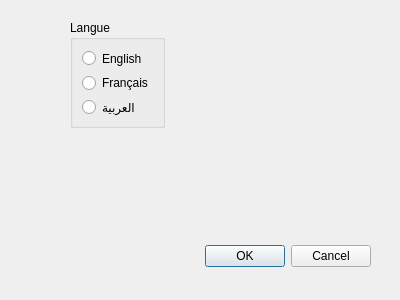
<?xml version="1.0" encoding="UTF-8"?>
<ui version="4.0">
 <class>Options</class>
 <widget class="QDialog" name="Options">
  <property name="geometry">
   <rect>
    <x>0</x>
    <y>0</y>
    <width>400</width>
    <height>300</height>
   </rect>
  </property>
  <property name="windowTitle">
   <string>Dialog</string>
  </property>
  <widget class="QDialogButtonBox" name="buttonBox">
   <property name="geometry">
    <rect>
     <x>30</x>
     <y>240</y>
     <width>341</width>
     <height>32</height>
    </rect>
   </property>
   <property name="orientation">
    <enum>Qt::Horizontal</enum>
   </property>
   <property name="standardButtons">
    <set>QDialogButtonBox::Cancel|QDialogButtonBox::Ok</set>
   </property>
  </widget>
  <widget class="QGroupBox" name="groupBox">
   <property name="geometry">
    <rect>
     <x>70</x>
     <y>20</y>
     <width>95</width>
     <height>108</height>
    </rect>
   </property>
   <property name="title">
    <string>Langue</string>
   </property>
   <layout class="QVBoxLayout" name="verticalLayout">
    <item>
     <widget class="QRadioButton" name="radioButton_2">
      <property name="text">
       <string>English</string>
      </property>
     </widget>
    </item>
    <item>
     <widget class="QRadioButton" name="radioButton">
      <property name="text">
       <string>Français</string>
      </property>
     </widget>
    </item>
    <item>
     <widget class="QRadioButton" name="radioButton_3">
      <property name="text">
       <string>العربية</string>
      </property>
     </widget>
    </item>
   </layout>
  </widget>
 </widget>
 <resources/>
 <connections>
  <connection>
   <sender>buttonBox</sender>
   <signal>accepted()</signal>
   <receiver>Options</receiver>
   <slot>accept()</slot>
   <hints>
    <hint type="sourcelabel">
     <x>248</x>
     <y>254</y>
    </hint>
    <hint type="destinationlabel">
     <x>157</x>
     <y>274</y>
    </hint>
   </hints>
  </connection>
  <connection>
   <sender>buttonBox</sender>
   <signal>rejected()</signal>
   <receiver>Options</receiver>
   <slot>reject()</slot>
   <hints>
    <hint type="sourcelabel">
     <x>316</x>
     <y>260</y>
    </hint>
    <hint type="destinationlabel">
     <x>286</x>
     <y>274</y>
    </hint>
   </hints>
  </connection>
 </connections>
</ui>
